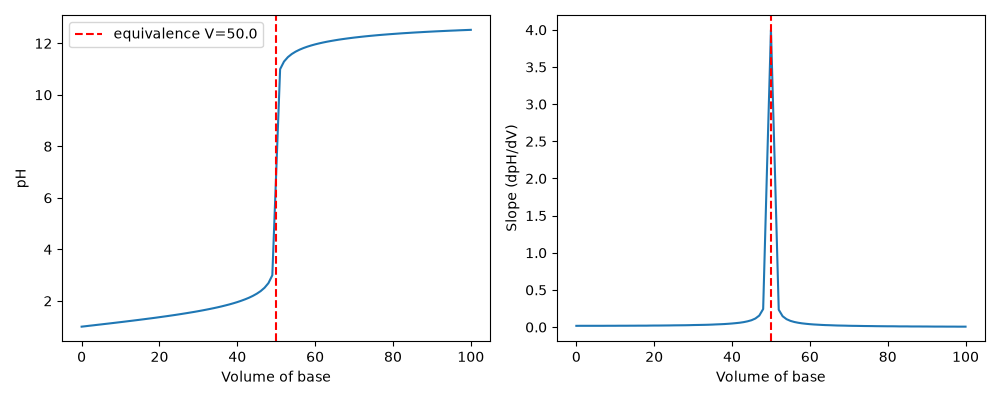

This chart was generated by the following Python code:

"""
PW2 Lab B Part 5 (bonus) -- find a titration's equivalence point.

titration.csv holds a titration curve: pH versus the volume of base added.
The equivalence point is the volume where the pH changes fastest (the steep
jump). Numerically, that is where the SLOPE of the pH curve is largest.
Run:  python titration.py
"""
import numpy as np
import matplotlib.pyplot as plt

# TODO 1: read titration.csv (columns volume_base, pH) into arrays V, pH.
data = np.loadtxt('titration.csv', delimiter=',', skiprows=1)
V = data[:, 0]
pH = data[:, 1]
# TODO 2: compute the slope of the pH curve with np.gradient(pH, V), and find
#         the volume where that slope is largest (np.argmax). That is the
#         equivalence point. Print it.
slope = np.gradient(pH, V)
idx_eq = np.argmax(slope)
V_eq = V[idx_eq]
print("Equivalence point at V =", V_eq)

# TODO 3: make two plots side by side: (left) pH vs volume with a line at the
#         equivalence point; (right) the slope vs volume, showing it peaks
#         at the equivalence point. Save as titration.png.
fig, (ax1, ax2) = plt.subplots(1, 2, figsize=(10, 4))

ax1.plot(V, pH)
ax1.axvline(V_eq, color='red', linestyle='--', label=f"equivalence V={V_eq:.1f}")
ax1.set_xlabel("Volume of base")
ax1.set_ylabel("pH")
ax1.legend()

ax2.plot(V, slope)
ax2.axvline(V_eq, color='red', linestyle='--')
ax2.set_xlabel("Volume of base")
ax2.set_ylabel("Slope (dpH/dV)")

plt.tight_layout()
plt.savefig('titration.png')
